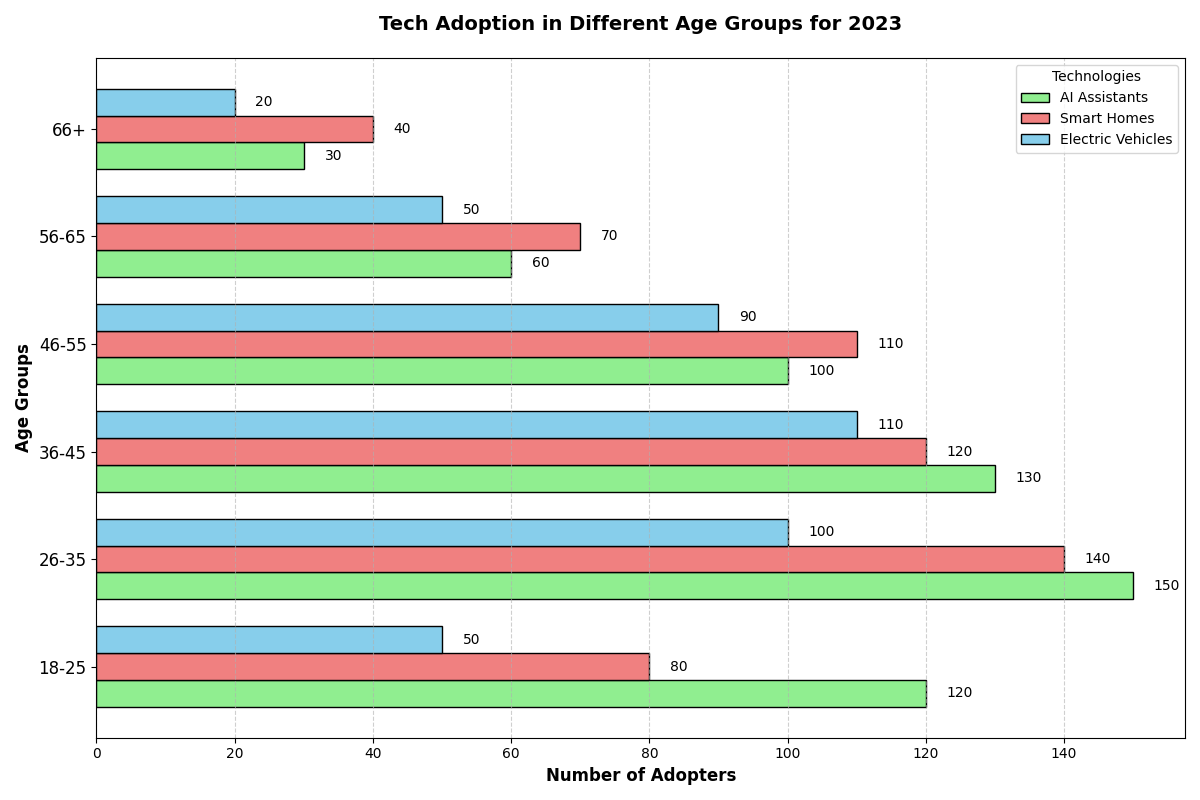

Recreate this plot in Python.
import matplotlib.pyplot as plt
import numpy as np

age_groups = ['18-25', '26-35', '36-45', '46-55', '56-65', '66+']

ai_assistants = [120, 150, 130, 100, 60, 30]
smart_homes = [80, 140, 120, 110, 70, 40]
electric_vehicles = [50, 100, 110, 90, 50, 20]

fig, ax = plt.subplots(figsize=(12, 8))

height = 0.25

bar1 = np.arange(len(age_groups))
bar2 = [y + height for y in bar1]
bar3 = [y + height for y in bar2]

# Changed colors: shuffling the color assignments
ax.barh(bar1, ai_assistants, height, label='AI Assistants', color='lightgreen', edgecolor='black')
ax.barh(bar2, smart_homes, height, label='Smart Homes', color='lightcoral', edgecolor='black')
ax.barh(bar3, electric_vehicles, height, label='Electric Vehicles', color='skyblue', edgecolor='black')

ax.set_ylabel('Age Groups', fontsize=12, weight='bold')
ax.set_xlabel('Number of Adopters', fontsize=12, weight='bold')
ax.set_title('Tech Adoption in Different Age Groups for 2023', fontsize=14, weight='bold', pad=20)

ax.set_yticks([r + height for r in range(len(age_groups))])
ax.set_yticklabels(age_groups, fontsize=12)

def add_value_labels(y_positions, values):
    for y_pos, value in zip(y_positions, values):
        ax.text(value + 3, y_pos, str(value), va='center', color='black', fontsize=10)

add_value_labels(bar1, ai_assistants)
add_value_labels(bar2, smart_homes)
add_value_labels(bar3, electric_vehicles)

ax.legend(title='Technologies', loc='upper right', fontsize=10)

ax.xaxis.grid(True, linestyle='--', alpha=0.6)

plt.tight_layout()
plt.show()
